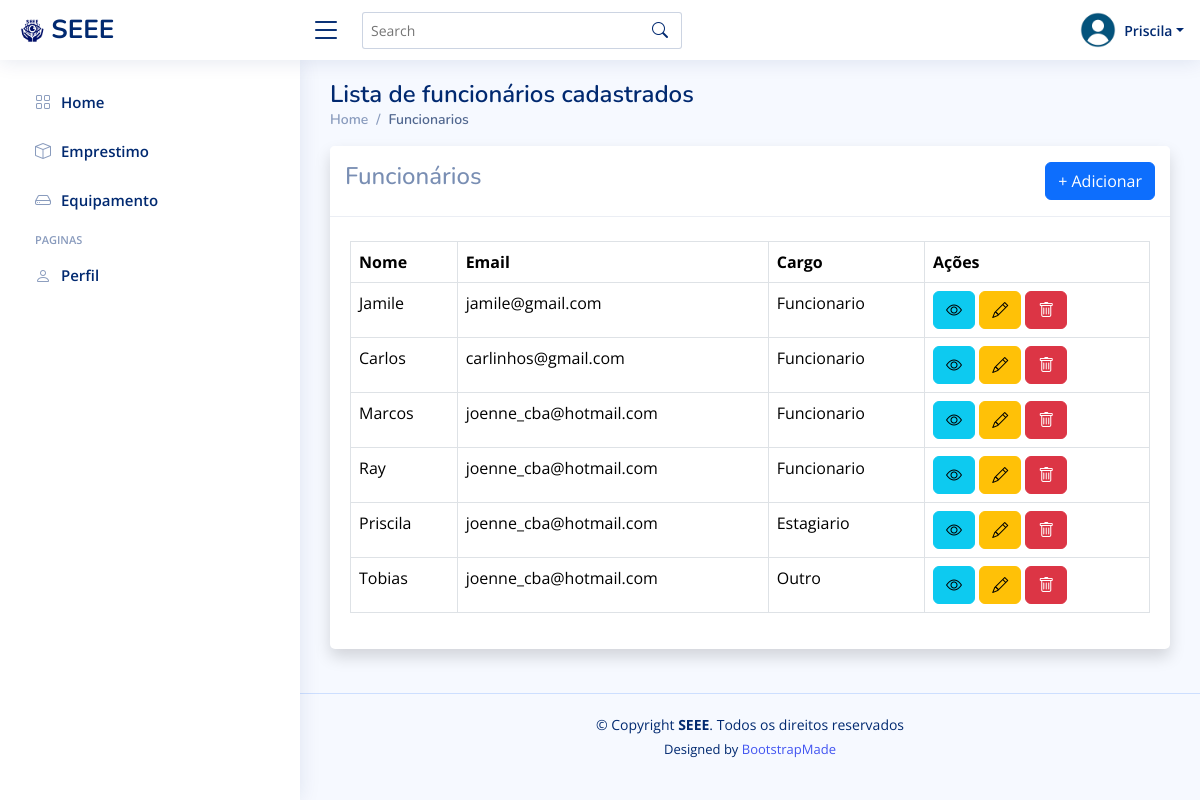
/funcionario/list/ (signed in), run on the app's committed database.
### funcionario/models.py (models this page shows)
class Funcionario(Usuario):
    class Cargo(models.IntegerChoices):
        FUNCIONARIO = 1, 'Funcionario'
        ESTAGIARIO = 2, 'Estagiario'
        OUTRO = 3, 'Outro'
    cargo = models.IntegerField(
        choices=Cargo.choices,
        default=Cargo.OUTRO,
    )

### funcionario/views.py (the view)
# urls.py: path('list/', views.list, name='emprestimoList')
@login_required
def list(request):
    funcionarios = Funcionario.objects.all()
    return render(request, 'funcionario/list.html', {'funcionarios':funcionarios})

### funcionario/contextProcess.py (called while the page is built)
def user_group_context(request):
    user = request.user
    isAdmin = user.groups.filter(name='Admin').exists()
    isFuncionario = user.groups.filter(name='Funcionarios').exists()
    return {
        'isAdmin': isAdmin,
        'isDuncionario': isFuncionario,
    }

### templates/funcionario/list.html (shortened to what this page needs)
{% extends 'funcionario/_base.html' %}
{% block content %}
<div class="pagetitle">
    <h1>Lista de funcionários cadastrados</h1>
    <nav>
      <ol class="breadcrumb">
        <li class="breadcrumb-item"><a href="/funcionario/">Home</a></li>
        <li class="breadcrumb-item active">Funcionarios</li>
      </ol>
    </nav>
  </div>
<div class="card shadow mb-4">
    <div class="card-header py-3 d-sm-flex align-items-center justify-content-between mb-4">
        <h4>Funcionários</h4>
        <a class="btn btn-primary" href="{% url 'funcionarioAdd' %}">+ Adicionar</a>
    </div>
    <div class="card-body">
        <div class="table-responsive">
            <table class="table table-bordered">
                <thead>
                    <tr>
                        <th>Nome</th>
                        <th>Email</th>
                        <th>Cargo</th>
                        <th>Ações</th>
                    </tr>
                </thead>
                <tbody>
                    {% for f in funcionarios %}
                        <tr>
                            <td>{{ f.username }}</td>
                            <td>{{ f.email }}</td>
                            <td>{{ f.get_cargo_display }}</td>
                            <td>
                                <a class="btn btn-info" href="{% url 'funcionarioDetail' f.id %}" data-bs-toggle="tooltip" data-bs-placement="top" title="Ver detalhes"><i class="bi bi-eye"></i></a>
                                <a class="btn btn-warning" href="{% url 'funcionarioEdit' f.id  %}" data-bs-toggle="tooltip" data-bs-placement="top" title="Editar"><i class="bi bi-pencil"></i></a>
                                <button type="button" class="btn btn-danger" data-bs-toggle="modal" data-bs-target="#basicModal-{{ f.id }}"><i class="bi bi-trash"></i></button>
                            </td>
                        </tr>
                    {% endfor %}
                </tbody>
            </table>
        </div>
    </div>
</div>
{% endblock %}

### templates/funcionario/_base.html (shortened to what this page needs)
{% load static %}
<!DOCTYPE html>
<html lang="pt-br">
<head>
  <link href="{% static 'assets/vendor/bootstrap/css/bootstrap.min.css' %}" rel="stylesheet">
  <link href="{% static 'assets/vendor/bootstrap-icons/bootstrap-icons.css' %}" rel="stylesheet">
  <link href="{% static 'assets/vendor/boxicons/css/boxicons.min.css' %}" rel="stylesheet">
  <link href="{% static 'assets/vendor/quill/quill.snow.css' %}" rel="stylesheet">
  <link href="{% static 'assets/vendor/quill/quill.bubble.css' %}" rel="stylesheet">
  <link href="{% static 'assets/vendor/remixicon/remixicon.css' %}" rel="stylesheet">
  <link href="{% static 'assets/vendor/simple-datatables/style.css' %}" rel="stylesheet">
  <link href="{% static 'assets/css/style.css' %}" rel="stylesheet">
</head>
<body>
  <header id="header" class="header fixed-top d-flex align-items-center">
    <div class="d-flex align-items-center justify-content-between">
      <a href="/funcionario/" class="logo d-flex align-items-center">
        <img src="{% static 'assets/img/SEEE.png' %}" alt="">
        <span class="d-none d-lg-block">SEEE</span>
      </a>
      <i class="bi bi-list toggle-sidebar-btn"></i>
    </div>
    <div class="search-bar">
      <form class="search-form d-flex align-items-center" method="POST" action="#">
        <input type="text" name="query" placeholder="Search" title="Enter search keyword">
        <button type="submit" title="Search"><i class="bi bi-search"></i></button>
      </form>
    </div>
    <nav class="header-nav ms-auto">
      <ul class="d-flex align-items-center">
        <li class="nav-item dropdown pe-3">
          <a class="nav-link nav-profile d-flex align-items-center pe-0" href="#" data-bs-toggle="dropdown">
            <img src="{% static 'assets/img/profile.png' %}" alt="Profile" class="rounded-circle">
            <span class="d-none d-md-block dropdown-toggle ps-2">{{ user.username }}</span>
          </a>
        </li>
      </ul>
    </nav>
  </header>
  {% include 'funcionario/sidebar.html'%}
  <main id="main" class="main">
    {% block content %}
    {% endblock %}
  </main>
  <footer id="footer" class="footer">
    <div class="copyright">
      &copy; Copyright <strong><span>SEEE</span></strong>. Todos os direitos reservados
    </div>
    <div class="credits">
      Designed by <a href="https://bootstrapmade.com/">BootstrapMade</a>
    </div>
  </footer>
</body>
</html>

### templates/funcionario/sidebar.html (shortened to what this page needs)
{% load static %}
  <aside id="sidebar" class="sidebar">
    <ul class="sidebar-nav" id="sidebar-nav">
      <li class="nav-item">
        <a class="nav-link {% if request.path == '/funcionario/' %}active{% else %}collapsed{% endif %}" href="/funcionario/">
          <i class="bi bi-grid"></i>
          <span>Home</span>
        </a>
      </li>
      <li class="nav-item">
        <a class="nav-link {% if request.path == '/emprestimo/list/' %}active{% else %}collapsed{% endif %}" href="/emprestimo/list/">
          <i class="bi bi-box"></i>
          <span>Emprestimo</span>
        </a>
      </li>
      <li class="nav-item">
        <a class="nav-link {% if request.path == '/equipamento/' %}active{% else %}collapsed{% endif %}" href="/equipamento/">
          <i class="bi bi-hdd"></i>
          <span>Equipamento</span>
        </a>
      </li>
      <li class="nav-heading">Paginas</li>
      <li class="nav-item">
        <a class="nav-link collapsed" href="/conta/perfil/">
          <i class="bi bi-person"></i>
          <span>Perfil</span>
        </a>
      </li>
    </ul>
  </aside>

### static/assets/css/style.css (style rules this page uses)
:root { scroll-behavior: smooth; }
body { font-family: "Open Sans", sans-serif; background: #f6f9ff; color: #444444; }
a { color: #4154f1; text-decoration: none; }
h1, h2, h3, h4, h5, h6 { font-family: "Nunito", sans-serif; }
#main { margin-top: 60px; padding: 20px 30px; transition: all 0.3s; }
.pagetitle { margin-bottom: 10px; }
.pagetitle h1 { font-size: 24px; margin-bottom: 0; font-weight: 600; color: #012970; }
.card { margin-bottom: 30px; border: none; border-radius: 5px; box-shadow: 0px 0 30px rgba(1, 41, 112, 0.1); }
.card-header, .card-footer { border-color: #ebeef4; background-color: #fff; color: #798eb3; padding: 15px; }
.card-body { padding: 0 20px 20px 20px; }
.breadcrumb { font-size: 14px; font-family: "Nunito", sans-serif; color: #899bbd; font-weight: 600; }
.breadcrumb a { color: #899bbd; transition: 0.3s; }
.breadcrumb .breadcrumb-item::before { color: #899bbd; }
.breadcrumb .active { color: #51678f; font-weight: 600; }
.logo { line-height: 1; }
@media (min-width: 1200px) { .logo { width: 280px; } }
.logo img { max-height: 26px; margin-right: 6px; }
.logo span { font-size: 26px; font-weight: 700; color: #012970; font-family: "Nunito", sans-serif; }
.header { transition: all 0.5s; z-index: 997; height: 60px; box-shadow: 0px 2px 20px rgba(1, 41, 112, 0.1); background-color: #fff; padding-left: 20px; }
.header .toggle-sidebar-btn { font-size: 32px; padding-left: 10px; cursor: pointer; color: #012970; }
.header .search-bar { min-width: 360px; padding: 0 20px; }
.header .search-form { width: 100%; }
.header .search-form input { border: 0; font-size: 14px; color: #012970; border: 1px solid rgba(1, 41, 112, 0.2); padding: 7px 38px 7px 8px; border-radius: 3px; transition: 0.3s; width: 100%; }
.header .search-form button { border: 0; padding: 0; margin-left: -30px; background: none; }
.header .search-form button i { color: #012970; }
.header-nav ul { list-style: none; }
.header-nav>ul { margin: 0; padding: 0; }
.header-nav .nav-profile { color: #012970; }
.header-nav .nav-profile img { max-height: 36px; }
.header-nav .nav-profile span { font-size: 14px; font-weight: 600; }
.sidebar { position: fixed; top: 60px; left: 0; bottom: 0; width: 300px; z-index: 996; transition: all 0.3s; padding: 20px; overflow-y: auto; scrollbar-width: thin; scrollbar-color: #aab7cf transparent; box-shadow: 0px 0px 20px rgba(1, 41, 112, 0.1); background-color: #fff; }
@media (min-width: 1200px) { #main, #footer { margin-left: 300px; } }
.sidebar-nav { padding: 0; margin: 0; list-style: none; }
.sidebar-nav li { padding: 0; margin: 0; list-style: none; }
.sidebar-nav .nav-item { margin-bottom: 5px; }
.sidebar-nav .nav-heading { font-size: 11px; text-transform: uppercase; color: #899bbd; font-weight: 600; margin: 10px 0 5px 15px; }
.sidebar-nav .nav-link { display: flex; align-items: center; font-size: 15px; font-weight: 600; color: #4154f1; transition: 0.3; background: #f6f9ff; padding: 10px 15px; border-radius: 4px; }
.sidebar-nav .nav-link i { font-size: 16px; margin-right: 10px; color: #4154f1; }
.sidebar-nav .nav-link.collapsed { color: #012970; background: #fff; }
.sidebar-nav .nav-link.collapsed i { color: #899bbd; }
.footer { padding: 20px 0; font-size: 14px; transition: all 0.3s; border-top: 1px solid #cddfff; }
.footer .copyright { text-align: center; color: #012970; }
.footer .credits { padding-top: 5px; text-align: center; font-size: 13px; color: #012970; }

### data on the page
Funcionario: username "Jamile", email "jamile@gmail.com", cargo "Funcionario"
Funcionario: username "Carlos", email "carlinhos@gmail.com", cargo "Funcionario"
Funcionario: username "Marcos", email "joenne_cba@hotmail.com", cargo "Funcionario"
Funcionario: username "Ray", email "joenne_cba@hotmail.com", cargo "Funcionario"
Funcionario: username "Priscila", email "joenne_cba@hotmail.com", cargo "Estagiario"
Funcionario: username "Tobias", email "joenne_cba@hotmail.com", cargo "Outro"

### other printed values
{{ user.username }} "Priscila"
